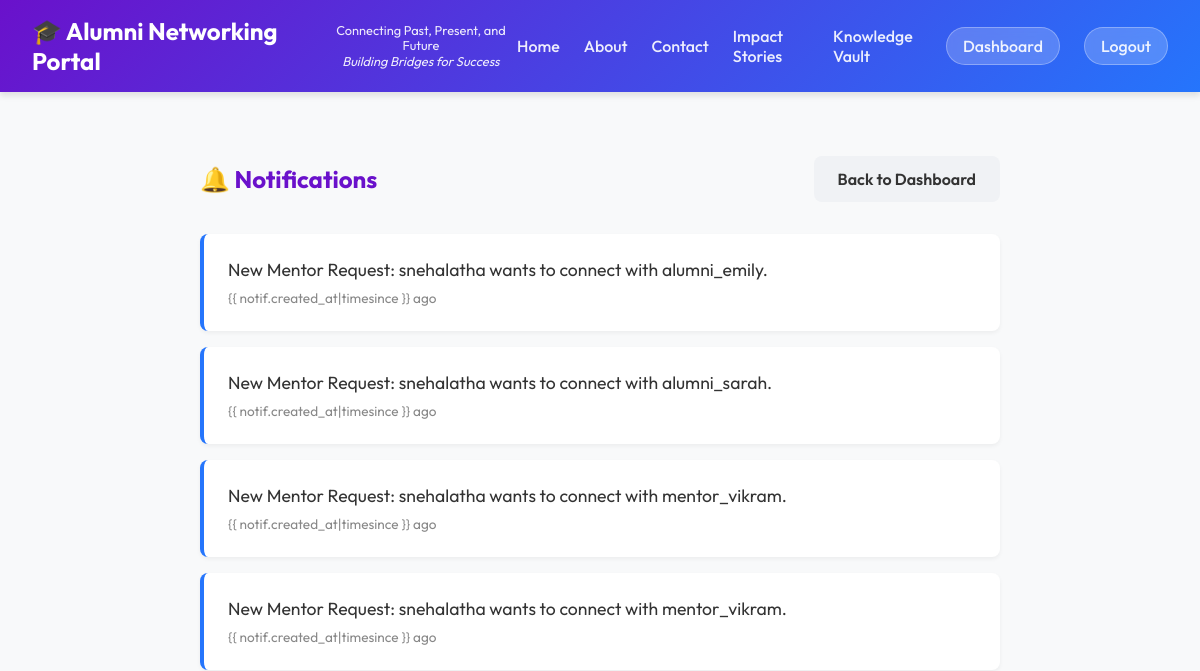
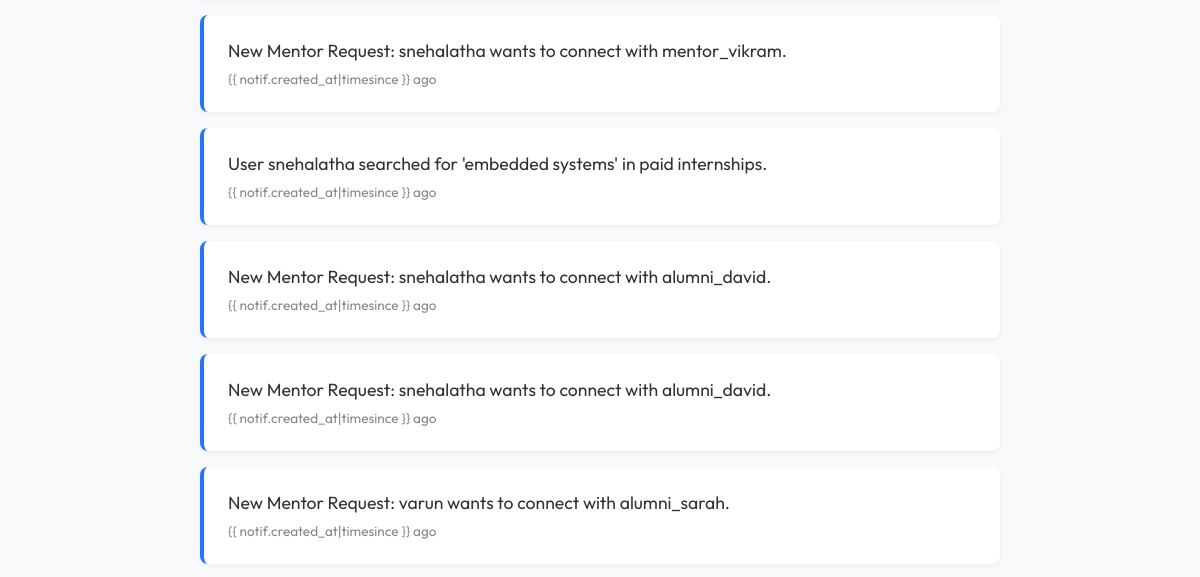
Before: /notifications/ (signed in, upper part) with the older database file (2 pictures, top to bottom).
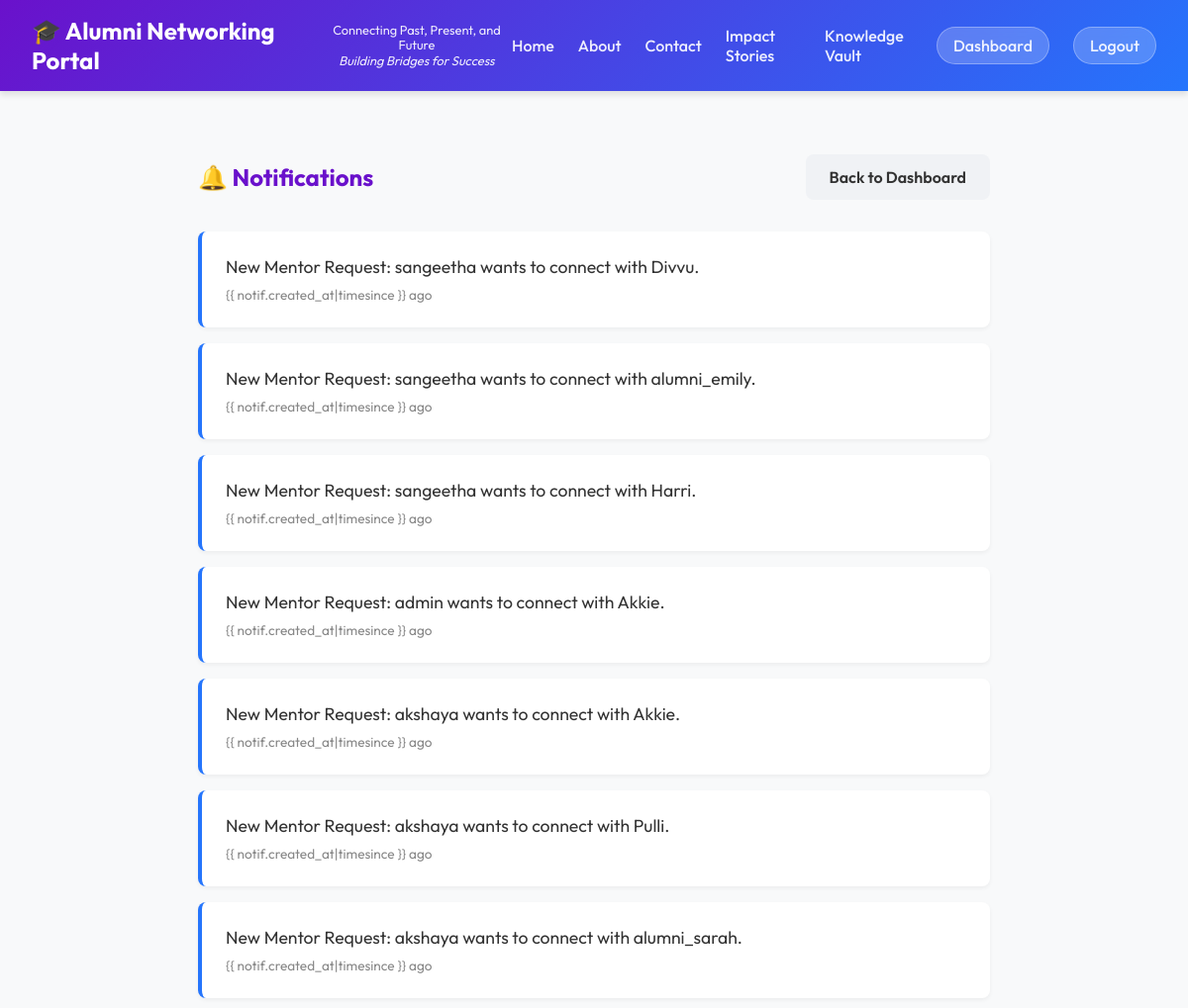
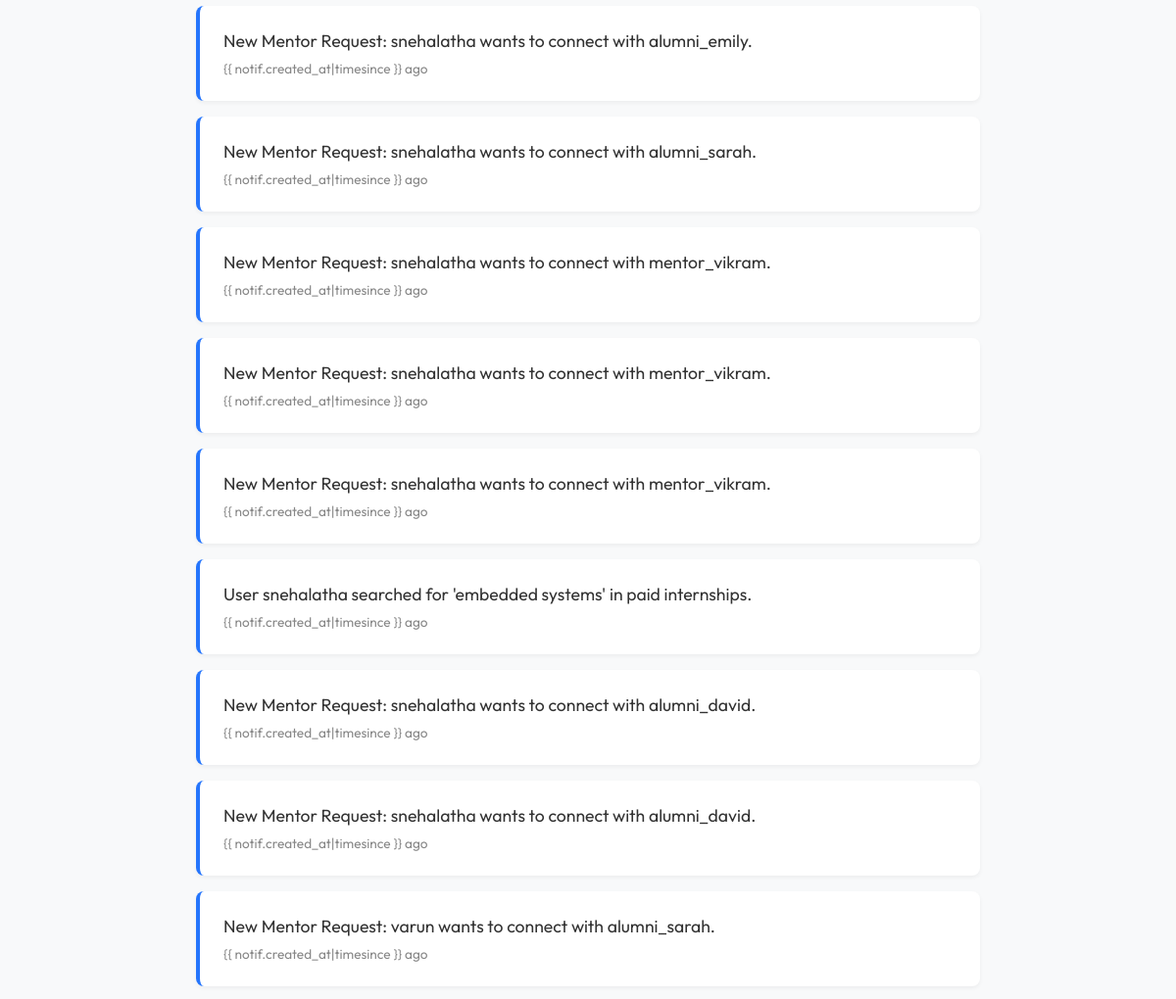
After: the same page with the newer database file (2 pictures, top to bottom).
### network/models.py (models this page shows, shortened)
class Notification(models.Model):
    user = models.ForeignKey(User, on_delete=models.CASCADE)
    message = models.CharField(max_length=255)
    is_read = models.BooleanField(default=False)
    created_at = models.DateTimeField(auto_now_add=True)

### network/views.py (the view)
# urls.py: path('notifications/', views.notifications_view, name='notifications'),
@login_required
def notifications_view(request):
    notifications = Notification.objects.filter(user=request.user).order_by('-created_at')
    if not notifications:
        notifications = [
            {'message': 'New Internship posted: Frontend Developer at TechCorp', 'created_at': 'Today'},
            {'message': 'Your profile was viewed by 5 recruiters', 'created_at': 'Yesterday'},
            {'message': 'Reminder: Python Workshop starts in 2 days', 'created_at': '2 days ago'}
        ]
    return render(request, 'notifications.html', {'notifications': notifications})

### templates/notifications.html
{% extends 'base.html' %}
{% block content %}
<div class="container" style="max-width: 800px; margin: 2rem auto; padding: 2rem;">
    <div style="display: flex; justify-content: space-between; align-items: center; margin-bottom: 2rem;">
        <h2 style="color: var(--primary-color); margin: 0;">🔔 Notifications</h2>
        <a href="{% url 'dashboard' %}" class="btn" style="background: #f0f2f5; color: #333;">Back to Dashboard</a>
    </div>
    <div class="notification-list">
        {% for notif in notifications %}
        <div
            style="background: white; padding: 1.5rem; margin-bottom: 1rem; border-radius: 8px; box-shadow: 0 2px 4px rgba(0,0,0,0.05); border-left: 4px solid var(--secondary-color);">
            <p style="margin: 0; font-size: 1.1rem; color: #333;">{{ notif.message }}</p>
            <span style="font-size: 0.85rem; color: #888; display: block; margin-top: 0.5rem;">{{
                notif.created_at|timesince }} ago</span>
        </div>
        {% empty %}
        <div style="text-align: center; padding: 3rem; color: #666;">
            <p>No new notifications.</p>
        </div>
        {% endfor %}
    </div>
</div>
{% endblock %}

Changed rows visible on the page:
added Notification: message "New Mentor Request: sangeetha wants to connect with Divvu."
added Notification: message "New Mentor Request: sangeetha wants to connect with alumni_emily."
added Notification: message "New Mentor Request: sangeetha wants to connect with Harri."
added Notification: message "New Mentor Request: admin wants to connect with Akkie."
added Notification: message "New Mentor Request: akshaya wants to connect with Akkie."
added Notification: message "New Mentor Request: akshaya wants to connect with Pulli."
added Notification: message "New Mentor Request: akshaya wants to connect with alumni_sarah."
